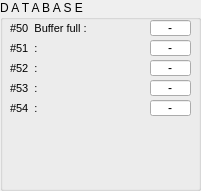
       <widget class="QGroupBox" name="groupBox_14">
        <property name="enabled">
         <bool>true</bool>
        </property>
        <property name="geometry">
         <rect>
          <x>450</x>
          <y>220</y>
          <width>201</width>
          <height>191</height>
         </rect>
        </property>
        <property name="sizePolicy">
         <sizepolicy hsizetype="Fixed" vsizetype="Fixed">
          <horstretch>0</horstretch>
          <verstretch>0</verstretch>
         </sizepolicy>
        </property>
        <property name="minimumSize">
         <size>
          <width>0</width>
          <height>0</height>
         </size>
        </property>
        <property name="title">
         <string>D A T A B A S E</string>
        </property>
        <widget class="QLabel" name="label_74">
         <property name="geometry">
          <rect>
           <x>10</x>
           <y>20</y>
           <width>131</width>
           <height>16</height>
          </rect>
         </property>
         <property name="font">
          <font>
           <pointsize>8</pointsize>
          </font>
         </property>
         <property name="text">
          <string>#50  Buffer full :</string>
         </property>
        </widget>
        <widget class="QLineEdit" name="lineBacklight_52">
         <property name="geometry">
          <rect>
           <x>150</x>
           <y>20</y>
           <width>41</width>
           <height>16</height>
          </rect>
         </property>
         <property name="layoutDirection">
          <enum>Qt::LeftToRight</enum>
         </property>
         <property name="autoFillBackground">
          <bool>false</bool>
         </property>
         <property name="styleSheet">
          <string notr="true"/>
         </property>
         <property name="text">
          <string>-</string>
         </property>
         <property name="alignment">
          <set>Qt::AlignCenter</set>
         </property>
         <property name="readOnly">
          <bool>true</bool>
         </property>
        </widget>
        <widget class="QLabel" name="label_75">
         <property name="geometry">
          <rect>
           <x>10</x>
           <y>40</y>
           <width>131</width>
           <height>16</height>
          </rect>
         </property>
         <property name="font">
          <font>
           <pointsize>8</pointsize>
          </font>
         </property>
         <property name="text">
          <string>#51  :</string>
         </property>
        </widget>
        <widget class="QLineEdit" name="lineBacklight_53">
         <property name="geometry">
          <rect>
           <x>150</x>
           <y>40</y>
           <width>41</width>
           <height>16</height>
          </rect>
         </property>
         <property name="layoutDirection">
          <enum>Qt::LeftToRight</enum>
         </property>
         <property name="autoFillBackground">
          <bool>false</bool>
         </property>
         <property name="styleSheet">
          <string notr="true"/>
         </property>
         <property name="text">
          <string>-</string>
         </property>
         <property name="alignment">
          <set>Qt::AlignCenter</set>
         </property>
         <property name="readOnly">
          <bool>true</bool>
         </property>
        </widget>
        <widget class="QLabel" name="label_76">
         <property name="geometry">
          <rect>
           <x>10</x>
           <y>60</y>
           <width>131</width>
           <height>16</height>
          </rect>
         </property>
         <property name="font">
          <font>
           <pointsize>8</pointsize>
          </font>
         </property>
         <property name="text">
          <string>#52  :</string>
         </property>
        </widget>
        <widget class="QLineEdit" name="lineBacklight_54">
         <property name="geometry">
          <rect>
           <x>150</x>
           <y>60</y>
           <width>41</width>
           <height>16</height>
          </rect>
         </property>
         <property name="layoutDirection">
          <enum>Qt::LeftToRight</enum>
         </property>
         <property name="autoFillBackground">
          <bool>false</bool>
         </property>
         <property name="styleSheet">
          <string notr="true"/>
         </property>
         <property name="text">
          <string>-</string>
         </property>
         <property name="alignment">
          <set>Qt::AlignCenter</set>
         </property>
         <property name="readOnly">
          <bool>true</bool>
         </property>
        </widget>
        <widget class="QLineEdit" name="lineBacklight_55">
         <property name="geometry">
          <rect>
           <x>150</x>
           <y>80</y>
           <width>41</width>
           <height>16</height>
          </rect>
         </property>
         <property name="layoutDirection">
          <enum>Qt::LeftToRight</enum>
         </property>
         <property name="autoFillBackground">
          <bool>false</bool>
         </property>
         <property name="styleSheet">
          <string notr="true"/>
         </property>
         <property name="text">
          <string>-</string>
         </property>
         <property name="alignment">
          <set>Qt::AlignCenter</set>
         </property>
         <property name="readOnly">
          <bool>true</bool>
         </property>
        </widget>
        <widget class="QLabel" name="label_77">
         <property name="geometry">
          <rect>
           <x>10</x>
           <y>80</y>
           <width>131</width>
           <height>16</height>
          </rect>
         </property>
         <property name="font">
          <font>
           <pointsize>8</pointsize>
          </font>
         </property>
         <property name="text">
          <string>#53  :</string>
         </property>
        </widget>
        <widget class="QLabel" name="label_78">
         <property name="geometry">
          <rect>
           <x>10</x>
           <y>100</y>
           <width>131</width>
           <height>16</height>
          </rect>
         </property>
         <property name="font">
          <font>
           <pointsize>8</pointsize>
          </font>
         </property>
         <property name="text">
          <string>#54  :</string>
         </property>
        </widget>
        <widget class="QLineEdit" name="lineBacklight_56">
         <property name="geometry">
          <rect>
           <x>150</x>
           <y>100</y>
           <width>41</width>
           <height>16</height>
          </rect>
         </property>
         <property name="layoutDirection">
          <enum>Qt::LeftToRight</enum>
         </property>
         <property name="autoFillBackground">
          <bool>false</bool>
         </property>
         <property name="styleSheet">
          <string notr="true"/>
         </property>
         <property name="text">
          <string>-</string>
         </property>
         <property name="alignment">
          <set>Qt::AlignCenter</set>
         </property>
         <property name="readOnly">
          <bool>true</bool>
         </property>
        </widget>
       </widget>
